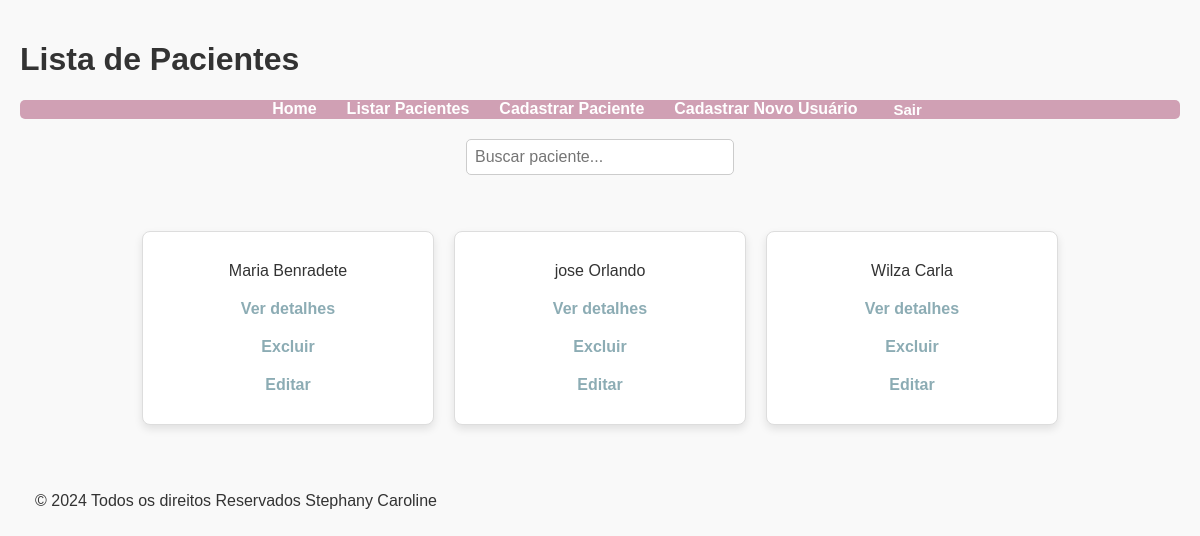
Page /pacientes/ (signed in) on the earlier database version.
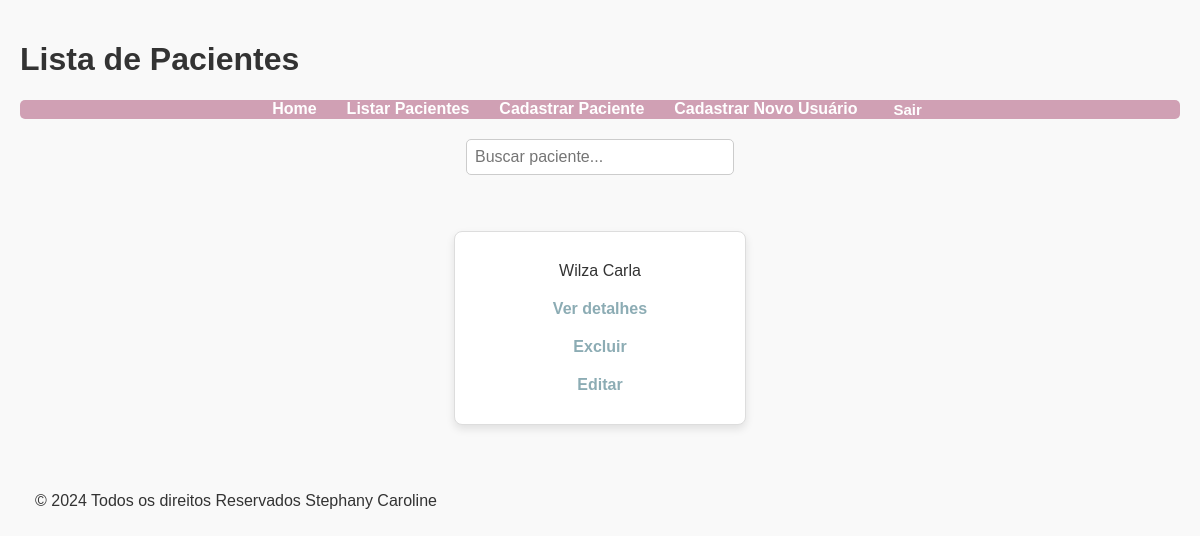
Same page on the later database version.
### pacientes/models.py (models this page shows, shortened)
class Paciente(models.Model):
    usuario = models.ForeignKey(User, on_delete=models.CASCADE)  # Vincula ao usuário
    nome = models.CharField(max_length=100)
    telefone = models.CharField(max_length=15)
    endereco = models.CharField(max_length=255)
    data_de_nascimento = models.DateField(null=True, blank=True)
    cpf = models.CharField(max_length=11, unique=True)
    sexo = models.CharField(max_length=10, choices=[('Masc', 'Masculino'), ('Fem', 'Feminino'), ('O', 'Outro')])
    email = models.EmailField()
    estado_Civil = models.CharField(max_length=255, choices=[('Não Informado', 'Não Informado'), ('Casado(a)', 'Casado(a)'), ('Solteiro(a)', 'Solteiro(a)'), ('Divorciado(a)', 'Divorciado(a)'), ('Viúvo(a)', 'Viúvo(a)')])
    filhos = models.CharField(max_length=10, choices=[('Sim', 'Sim'), ('Não', 'Não')])
    filhos_Quantidade = models.CharField(max_length=10)
    atendimento= models.CharField(max_length=10, choices=[('Sim', 'Sim'), ('Não', 'Não')])
    atendimento_Tipo_Tempo_Motivo = models.CharField(max_length=500)
    religião = models.CharField(max_length=20)
    escolaridade = models.CharField(max_length=255, choices=[('Fundamental', 'Fundamental'), ('Médio', 'Médio'), ('Superior Completo', 'Superior Completo'), ('Superior incompleto', 'Superior incompleto'), ('Pós-Grauação', 'Pós-Graduação'), ('Mestrado', 'Mestrado'), ('Dotourado', 'Dotourado')])
    trabalha_no_momento = models.CharField(max_length=10, choices=[('Sim', 'Sim'), ('Não', 'Não')])
    profissão = models.CharField(max_length=50)
    toma_Algum_Medicamento =models.CharField(max_length=10, choices=[('Sim', 'Sim'), ('Não', 'Não')])
    qual_Medicamento =  models.CharField(max_length=100)
    Disponibilidade = models.CharField(max_length=100)
    rede_de_apoio = models.CharField(max_length=255)
    contato_de_emergência = models.CharField(max_length=100)
    motivo_e_objetivo = models.CharField(max_length=500)
    observações = models.CharField(max_length=1000)
    usuario = models.ForeignKey(User, on_delete=models.CASCADE, related_name='pacientes')

### pacientes/views.py (the view)
# urls.py: path('', listar_pacientes, name='listar_pacientes'),  # Isso redireciona /pacientes/ para a view de listar pacientes
@login_required
def listar_pacientes(request):
    pacientes = Paciente.objects.filter(usuario=request.user)
    return render(request, 'pacientes/listar_pacientes.html', {'pacientes' : pacientes})

### pacientes/templates/pacientes/listar_pacientes.html (shortened to what this page needs)
{% load static %}
<!DOCTYPE html>
<html lang="pt-br">
<head>
    <link rel="stylesheet" type="text/css" href="{% static 'css/styles.css' %}">
</head>
<body>
    <h1>Lista de Pacientes</h1>
        <nav>
            <ul class="nav-links">
                <li><a href="{% url 'homepage' %}">Home</a></li>
                <li><a href="{% url 'listar_pacientes' %}">Listar Pacientes</a></li>
                <li><a href="{% url 'cadastrar_paciente' %}">Cadastrar Paciente</a></li>
                <li><a href="{% url 'cadastro' %}">Cadastrar Novo Usuário</a></li>
                <li>
                    <form action="{% url 'logout' %}" method="post" style="display: inline;">
                        <button class="btn" type="submit">Sair</button>
                    </form>
                </li>
            </ul>
        </nav>
    <div class="search-container">
        <input type="text" id="search" placeholder="Buscar paciente..." class="search-input">
    </div>
    <div class="table">
        {% for paciente in pacientes %}
            <ul class="paciente-item">
                <li class="paciente-nome">{{ paciente.nome }}</li>
                <li><a href="{% url 'detalhes_paciente' paciente.id %}">Ver detalhes</a></li>
                <li><a href="{% url 'excluir_paciente' paciente.id %}">Excluir</a></li>
                <li><a href="{% url 'editar_paciente' paciente.id %}">Editar</a></li>
            </ul>
        {% empty %}
            <p class="empty-message">Nenhum paciente cadastrado.</p>
        {% endfor %}
    </div>
    <footer>
        <p>&copy; 2024 Todos os direitos Reservados Stephany Caroline</p>
    </footer>
</body>
</html>

Differences in the rows shown:
removed Paciente: nome "Maria Benradete"
removed Paciente: nome "jose Orlando"
